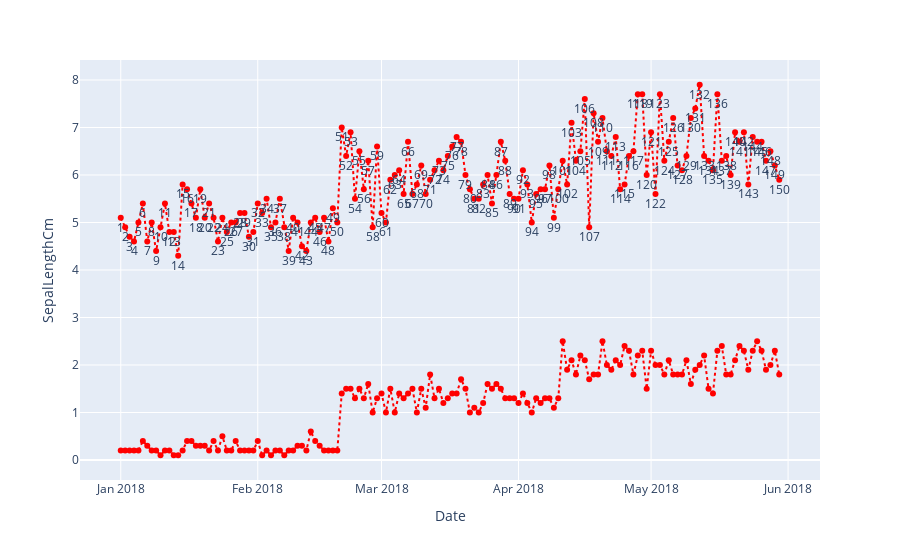

The notebook cell this image was saved under:
### Code cell
fig = px.line(df, x='Date', y='SepalLengthCm', text='Id', markers=True)
fig.add_trace(px.line(df, x='Date', y='PetalWidthCm', markers=True).data[0])
fig.update_traces(line_color='red', line_dash='dot', textposition="bottom center")
fig.show()

### Figure 1 — Plotly figure (JSON) as saved in the notebook; plotly's stock layout.template omitted (floating-point values rounded to 4 significant figures; data arrays with more than 128 entries replaced by an {"elided": "..."} marker saying what was removed)
{"data": [{"hovertemplate": "Date=%{x}<br>SepalLengthCm=%{y}<br>Id=%{text}<extra></extra>", "legendgroup": "", "line": {"color": "red", "dash": "dot"}, "marker": {"symbol": "circle"}, "mode": "text+lines+markers", "name": "", "orientation": "v", "showlegend": false, "text": {"elided": "150 int values"}, "textposition": "bottom center", "type": "scatter", "x": {"elided": "150 str values"}, "xaxis": "x", "y": {"elided": "150 float values"}, "yaxis": "y"}, {"hovertemplate": "Date=%{x}<br>PetalWidthCm=%{y}<extra></extra>", "legendgroup": "", "line": {"color": "red", "dash": "dot"}, "marker": {"symbol": "circle"}, "mode": "lines+markers", "name": "", "orientation": "v", "showlegend": false, "textposition": "bottom center", "type": "scatter", "x": {"elided": "150 str values"}, "xaxis": "x", "y": {"elided": "150 float values"}, "yaxis": "y"}], "layout": {"legend": {"tracegroupgap": 0}, "margin": {"t": 60}, "xaxis": {"anchor": "y", "domain": [0, 1], "title": {"text": "Date"}}, "yaxis": {"anchor": "x", "domain": [0, 1], "title": {"text": "SepalLengthCm"}}}}
